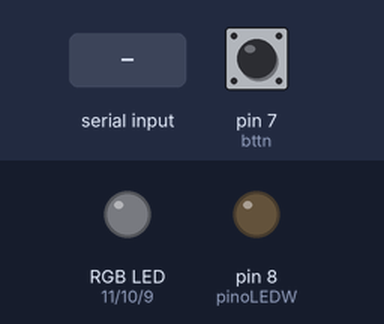
The sketch below on a simulated Arduino Uno, built with avr-gcc and run on an emulated ATmega328P. Shown: an RGB LED mixed from three pins (HIGH = lit), output pins drawn as LEDs (lit = HIGH). The inputs (shaded band) are chosen by the test bench; at power-on: pin 7 (bttn) HIGH.

Above: at 1.2 s.
1.3 s: pin 7 (bttn) pulled LOW for 0.15 s
At 2.6 s:
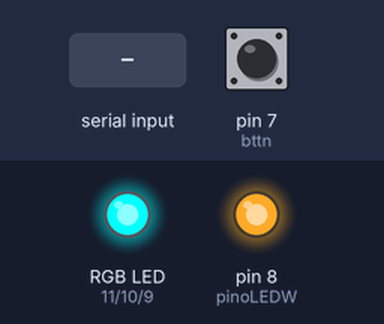
2.9 s: "1" received over Serial
At 4.0 s:
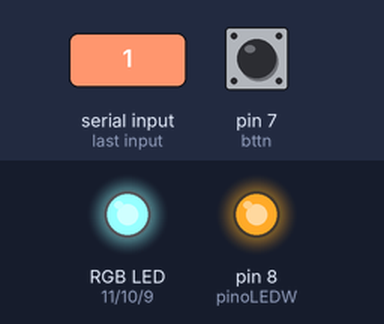
4.4 s: "2" received over Serial
At 5.2 s:
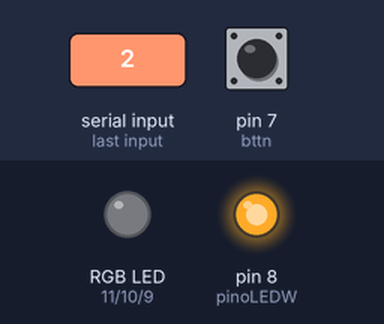
5.9 s: "4" received over Serial
At 6.3 s:
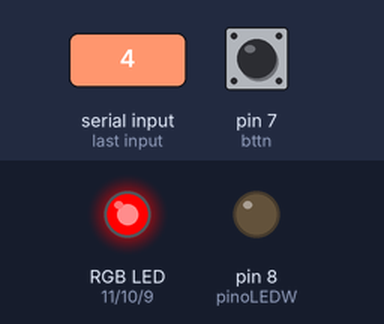
7.4 s: "5" received over Serial
At 8.6 s:
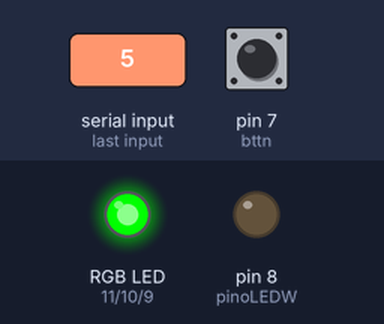
8.9 s: "6" received over Serial
At 9.9 s:
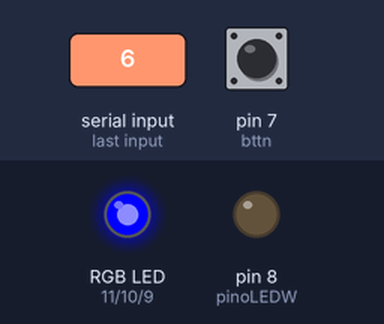
Timing chart, 0 to 11.4 s (numbered marks = the images above; inputs shaded):
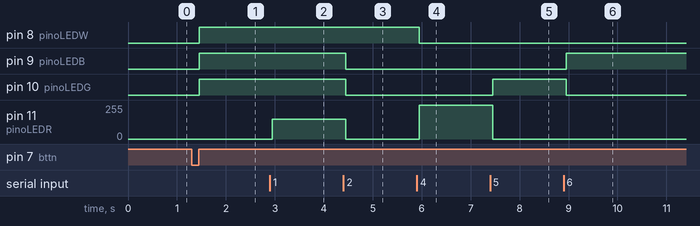

The sketch:

complete_integrationV0-1.ino
```cpp
//Bibliotecas
#include "DHT.h"

//Variáveis de conexão
const int pinoLEDR = 11;
const int pinoLEDG = 10;
const int pinoLEDB = 9;
const int pinoLEDW = 8;

char leitura;
const int bttn = 7;
int estado = 0;
int guarda_estado = LOW;
int flag = LOW;

const int pino_dht = 6;
DHT dht(pino_dht, DHT11);

//Variáveis globais
int temperatura;
int umidade;


void setup() {
  Serial.begin(9600);
  Serial.setTimeout(1);
  pinMode(pinoLEDR, OUTPUT);
  pinMode(pinoLEDG, OUTPUT);
  pinMode(pinoLEDB, OUTPUT);
  pinMode(pinoLEDW, OUTPUT);
  pinMode(bttn, INPUT_PULLUP);

  dht.begin();
}

void loop() {

  estado = digitalRead(bttn);

  if (estado == LOW) {
    guarda_estado = !guarda_estado;
    flag = LOW;
    while (digitalRead(bttn) == LOW) {
      delay(50);
    }
  }

  if (guarda_estado == HIGH && flag == LOW) {
    digitalWrite(pinoLEDW, HIGH);
    analogWrite(pinoLEDR, 0);
    analogWrite(pinoLEDG, 255);
    analogWrite(pinoLEDB, 255);
  }
  else if (guarda_estado == LOW && flag == LOW){
    digitalWrite(pinoLEDW, LOW);
    analogWrite(pinoLEDR, 0);
    analogWrite(pinoLEDG, 0);
    analogWrite(pinoLEDB, 0);
  }


  if (Serial.available() > 0 ) {
    leitura = Serial.read();
    //leitura = leitura-48;
    if (leitura == '1') {
      digitalWrite(pinoLEDW, HIGH);
      analogWrite(pinoLEDR, 150);
      analogWrite(pinoLEDG, 255);
      analogWrite(pinoLEDB, 255);
      flag = HIGH;
    }
    if (leitura == '0') {
      digitalWrite(pinoLEDW, LOW);
      analogWrite(pinoLEDR, 0);
      analogWrite(pinoLEDG, 0);
      analogWrite(pinoLEDB, 0);
    }
    if (leitura == '3') {
      digitalWrite(pinoLEDW, HIGH);
      analogWrite(pinoLEDR, 0);
      analogWrite(pinoLEDG, 255);
      analogWrite(pinoLEDB, 255);
      flag = HIGH;
    }
    if (leitura == '2') {
      digitalWrite(pinoLEDW, HIGH);
      analogWrite(pinoLEDR, 0);
      analogWrite(pinoLEDG, 0);
      analogWrite(pinoLEDB, 0);
      flag = HIGH;
    }
    if (leitura == '4') {
      digitalWrite(pinoLEDW, LOW);
      analogWrite(pinoLEDR, 255);
      analogWrite(pinoLEDG, 0);
      analogWrite(pinoLEDB, 0);
      flag = HIGH;
    }
    if (leitura == '5') {
      digitalWrite(pinoLEDW, LOW);
      analogWrite(pinoLEDR, 0);
      analogWrite(pinoLEDG, 255);
      analogWrite(pinoLEDB, 0);
      flag = HIGH;
    }
    if (leitura == '6') {
      digitalWrite(pinoLEDW, LOW);
      analogWrite(pinoLEDR, 0);
      analogWrite(pinoLEDG, 0);
      analogWrite(pinoLEDB, 255);
      flag = HIGH;
    }
    if (leitura == 't'){
      delay(2000);

      temperatura = dht.readTemperature();
      umidade = dht.readHumidity();

      if (isnan(umidade) or isnan(temperatura)) {
        Serial.println("Falha na leitura ou conexão do Sensor DHT!");
      }
      else {
        Serial.print(temperatura);
        Serial.print(" ºCelsius e ");
        Serial.print(umidade);
        Serial.println(" %  de umidade relativa do ar.");
      }
    }
    if (leitura == '7') {
      digitalWrite(pinoLEDW, LOW);
      digitalWrite(pinoLEDR, 75);
      digitalWrite(pinoLEDG, 0);
      digitalWrite(pinoLEDB, 150);
      flag = HIGH;
    }
  }
  delay(100);
}
```

Measured:
- after the input at 1.3 s, pin 8 (pinoLEDW), pin 9 (pinoLEDB), pin 10 (pinoLEDG): LOW → HIGH after 0.15 s
- after the input at 2.9 s, pin 11 (pinoLEDR): 0/255 → 150/255 after 0.05 s
- after the input at 4.4 s, pin 9 (pinoLEDB), pin 10 (pinoLEDG): HIGH → LOW after 0.05 s; pin 11 (pinoLEDR): 150/255 → 0/255 after 0.05 s
- after the input at 5.9 s, pin 8 (pinoLEDW): HIGH → LOW after 0.05 s; pin 11 (pinoLEDR): 0/255 → 255/255 after 0.05 s
- after the input at 7.4 s, pin 10 (pinoLEDG): LOW → HIGH after 0.05 s; pin 11 (pinoLEDR): 255/255 → 0/255 after 0.05 s
- after the input at 8.9 s, pin 9 (pinoLEDB): LOW → HIGH after 0.05 s; pin 10 (pinoLEDG): HIGH → LOW after 0.05 s
